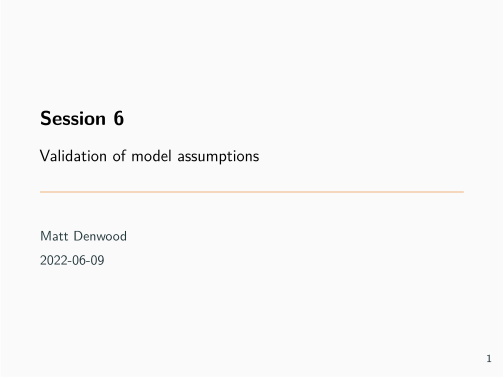

Write R code to recreate this figure.
params <-
list(presentation = TRUE)

#' ---
#' title: Session 6
#' subtitle: Validation of model assumptions
#' date: "2022-06-09"
#' author:
#'   - Matt Denwood
#' theme: metropolis
#' aspectratio: 43
#' colortheme: seahorse
#' header-includes: 
#'   - \input{../rsc/preamble}
#' params:
#'   presentation: TRUE
#' output:
#'   beamer_presentation:
#'       pandoc_args: ["-t", "beamer"]
#'       slide_level: 2
#'   html_document: default
#' ---
#' 
## ----rendering, eval=FALSE, include=FALSE-------------------------------------
## # To render this as PDF (beamer) slides run:
## rmarkdown::render('Session_6.Rmd', 'beamer_presentation', params=list(presentation=TRUE))
## # And for html:
## rmarkdown::render('Session_6.Rmd', 'html_document', params=list(presentation=FALSE))

#' 
## ----setup, include=FALSE-----------------------------------------------------
source("../rsc/setup.R", local = environment())

#' 
#' 
#' ## Key model assumptions
#' 
#' NOTE: THIS MATERIAL IS NOT YET FINALISED, PLEASE CHECK BACK SOON!
#' 
#' 
#' The following model assumptions are critical:
#' 
#' - Consistent sensitivity and specificity across populations
#' 
#' ---
#' 
#' - Populations are not based on a diagnostic test that is correlated with those used in the model
#' 
#' ---
#' 
#' - Any missing data is missing completely at random (MCAR) or missing at random (MAR)
#' 
#' ---
#' 
#' - Any between-test correlation structure is described (for >=3 tests)
#' 
#' 
#' 
#' ## Types of missingness
#' 
#' MCAR:  Missing completely at random
#' 
#'   - There is absolutely no pattern to the missingness
#'   - This is the best kind
#'   
#' . . .
#' 
#' MAR:  Missing at random
#' 
#'   - There is a pattern to the missingness but we know what it is
#'   - This is usually possible to deal with but needs some consideration
#' 
#' . . .
#' 
#' MNAR:  Missing not at random
#' 
#'   - There is an unknown (or unrecorded) pattern to the missingness
#'   - It is therefore possible that the prevalence is confounded with missingness
#'   
#' 
#' ## Missingness and template Hui-Walter
#' 
#' We can simulate MCAR data as follows:
#' 
#' 
## -----------------------------------------------------------------------------
set.seed(2021-06-30)
# Parameter values to simulate:
N <- 1000
sensitivity <- c(0.8, 0.9, 0.95)
specificity <- c(0.95, 0.99, 0.95)

Populations <- 2
prevalence <- c(0.25,0.5)

data <- tibble(Population = sample(seq_len(Populations), N, replace=TRUE)) %>%
  mutate(Status = rbinom(N, 1, prevalence[Population])) %>%
  mutate(Test1 = rbinom(N, 1, sensitivity[1]*Status + (1-specificity[1])*(1-Status))) %>%
  mutate(Test2 = rbinom(N, 1, sensitivity[2]*Status + (1-specificity[2])*(1-Status))) %>%
  mutate(Test3 = rbinom(N, 1, sensitivity[3]*Status + (1-specificity[3])*(1-Status))) %>%
  select(-Status)

#' 
#' - - -
#' 
#' Now introduce missingness in all 3 tests:
#' 
## -----------------------------------------------------------------------------
missingness <- c(0.1, 0.2, 0.3)
data <- data %>%
  mutate(Test1 = case_when(
    rbinom(n(), 1, missingness[1]) == 1L ~ NA_integer_,
    TRUE ~ Test1
  )) %>%
  mutate(Test2 = case_when(
    rbinom(n(), 1, missingness[2]) == 1L ~ NA_integer_,
    TRUE ~ Test2
  )) %>%
  mutate(Test3 = case_when(
    rbinom(n(), 1, missingness[3]) == 1L ~ NA_integer_,
    TRUE ~ Test3
  ))

#' 
#' - - -
#' 
## -----------------------------------------------------------------------------
data %>% count(Missing1 = is.na(Test1), Missing2 = is.na(Test2), Missing3 = is.na(Test3))

#' 
#' - - -
#' 
#' We can simply feed this data to `template_huiwalter`:
#' 
## -----------------------------------------------------------------------------
template_huiwalter(data, outfile="huiwalter_MAR.txt")

#' 
#' What does that look like...?
#' 
#' - - -
#' 
## ----echo=FALSE, comment=''---------------------------------------------------
cleanup <- c(cleanup, "huiwalter_MAR.txt")
cat(readLines("huiwalter_MAR.txt")[3:12], sep="\n")

#' 
#' - - -
#' 
## ----echo=FALSE, comment=''---------------------------------------------------
cleanup <- c(cleanup, "huiwalter_MAR.txt")
cat(readLines("huiwalter_MAR.txt")[22:38], sep="\n")

#' 
#' - - -
#' 
## ----echo=FALSE, comment=''---------------------------------------------------
cleanup <- c(cleanup, "huiwalter_MAR.txt")
cat(readLines("huiwalter_MAR.txt")[39:57], sep="\n")

#' 
#' - - -
#' 
## ----echo=FALSE, comment=''---------------------------------------------------
cleanup <- c(cleanup, "huiwalter_MAR.txt")
cat(readLines("huiwalter_MAR.txt")[58:66], sep="\n")

#' 
#' . . .
#' 
#' NB:  `MMM` combinations have been removed!
#' 
#' - - -
#' 
## ----echo=FALSE, comment=''---------------------------------------------------
cleanup <- c(cleanup, "huiwalter_MAR.txt")
cat(readLines("huiwalter_MAR.txt")[69:113], sep="\n")

#' 
#' - - -
#' 
## ----echo=FALSE, comment=''---------------------------------------------------
cleanup <- c(cleanup, "huiwalter_MAR.txt")
cat(readLines("huiwalter_MAR.txt")[190:207], sep="\n")

#' 
#' 
#' ## How to form populations
#' 
#' Clearly valid strategies:
#' 
#' - Temporal and/or spatial separation (e.g. farms)
#' 
#' - Experimental separation (different blocks of a trial)
#' 
#' - Separation based on testing other individuals within the same cohort (e.g. historical data)
#' 
#' ...
#' 
#' Clearly invalid strategies:
#' 
#' - Grouping based on the results of a diagnostic test being evaluated in the same individuals
#' 
#' ...
#' 
#' Potentially OK but sometimes risky strategies:
#' 
#' - Grouping by age, breed or sex (is sensitivity/specificity consistent?)
#' 
#' - Grouping based on the results of a diagnostic test not under consideration in the same individuals (is it correlated with one of the tests being evaluated?)
#' 
#' 
#' ## Consistent sensitivity and specificity
#' 
#' Strategies to verify this:
#' 
#' - Eliminate one test at a time and re-run the model (if >=3 tests)
#' 
#' - Eliminate one population at a time and re-run the model (if >=3 populations, or >=2 populations with strong priors)
#' 
#' - Allow sensitivity or specificity to differ between populations (requires a lot of data) - see session 7
#' 
#' 
#' ## Making your data missing
#' 
#' If we have >2 populations *and* >2 tests then we can eliminate one combination at a time!
#' 
#'   - This is a very useful form of cross-validation
#' 
#' - - -
#' 
#' Estimating the full model:
#' 
## ----results='hide'-----------------------------------------------------------
template_huiwalter(data, "model_full.txt")
results_full <- run.jags("model_full.txt")

# Check convergence etc:
# plot(results_full)
# results_full

summary_full <- summary(results_full, vars="^s") %>%
  as.data.frame() %>%
  rownames_to_column("Parameter") %>%
  mutate(Model = "Full") %>%
  select(Model, Parameter, Median, Lower95, Upper95)

#' 
#' - - -
#' 
#' How can we make a specific population missing?
#' 
## ----results='hide'-----------------------------------------------------------
crossval_data <- data %>%
  filter(Population != 1)

template_huiwalter(crossval_data, "model_mp1.txt")
results_crossval <- run.jags("model_mp1.txt")
summary_crossval <- summary(results_crossval, vars="^s") %>%
  as.data.frame() %>%
  rownames_to_column("Parameter") %>%
  mutate(Model = "MP1") %>%
  select(Model, Parameter, Median, Lower95, Upper95) %>%
  bind_rows(summary_full) %>%
  arrange(Parameter, Model)

#' 
#' - - -
#' 
## -----------------------------------------------------------------------------
summary_crossval

#' 
#' - - -
#' 
#' How many combinations of test missingness and population do we have?
#' 
## -----------------------------------------------------------------------------
all_combinations <- data %>%
  pivot_longer(-Population, names_to = "Test", values_to = "Result") %>%
  filter(!is.na(Result)) %>%
  count(Population, Test) %>%
  print()

#' 
#' - - -
#' 
#' How can we make a specific combination of test and population missing?
#' 
## ----results='hide'-----------------------------------------------------------
all_results <- vector('list', length=nrow(all_combinations))
all_summary <- vector('list', length=nrow(all_combinations))

crossval_data <- data %>%
  mutate(Test1 = case_when(
    Population == 1 ~ NA_integer_,
    TRUE ~ Test1
  ))

template_huiwalter(crossval_data, "model_mc11.txt")
all_results[[1]] <- run.jags("model_mc11.txt")
# Assess convergence and sample size!
all_summary[[1]] <- summary(all_results[[1]], vars="^s") %>%
  as.data.frame() %>%
  rownames_to_column("Parameter") %>%
  mutate(Model = "MC11") %>%
  select(Model, Parameter, Median, Lower95, Upper95)

#' 
#' 
#' - - -
#' 
## ----results='hide'-----------------------------------------------------------
crossval_data <- data %>%
  mutate(Test2 = case_when(
    Population == 1 ~ NA_integer_,
    TRUE ~ Test2
  ))

template_huiwalter(crossval_data, "model_mc12.txt")
all_results[[2]] <- run.jags("model_mc12.txt")
# Assess convergence and sample size!
all_summary[[2]] <- summary(all_results[[2]], vars="^s") %>%
  as.data.frame() %>%
  rownames_to_column("Parameter") %>%
  mutate(Model = "MC12") %>%
  select(Model, Parameter, Median, Lower95, Upper95)

#' 
#' 
## ----echo=FALSE---------------------------------------------------------------
cleanup <- c(cleanup, "model_mc11.txt", "model_mc12.txt", "model_full.txt", "model_mp1.txt")

#' 
#' . . .
#' 
#' etc...!
#' 
#' - - -
#' 
#' Are there any substantial disagreements:
#' 
## -----------------------------------------------------------------------------
bind_rows(list(summary_full, all_summary)) %>% arrange(Parameter, Model)

#' 
#' # Practical session 6
#' 
#' ## Exercise 1 {.fragile}
#' 
#' For this exercise you will need the 3-test, 3-population dataset provided as "anthrax.Rdata" under day 3. Here is what the data look like:
#' 
## ----echo=FALSE---------------------------------------------------------------
set.seed(2021-06-30)

prevalence <- c(0.1, 0.15, 0.3)
capsid <- 0.75
sensitivity_ab <- c(0.99, 0.95, 0.8)
sensitivity_c <- c(0.8, 0.75, 0.8)
specificity <- c(0.99, 0.99, 0.96)
N <- 666
pops <- c(0.2, 0.3, 0.5)

anthrax <- tibble(
  Population = factor(sample(str_c("Population_", LETTERS[1:3]), N, TRUE, pops)),
  Status = rbinom(N, 1, prevalence[as.numeric(Population)]),
  Capsid = rbinom(N, 1, Status*capsid)
) %>%
  mutate( Sensitivity1 = case_when(
    Population == "Population_C" ~ sensitivity_c[1],
    TRUE ~ sensitivity_ab[1]
  )) %>%
  mutate( Sensitivity2 = case_when(
    Population == "Population_C" ~ sensitivity_c[2],
    TRUE ~ sensitivity_ab[2]
  )) %>%
  mutate( Sensitivity3 = case_when(
    Population == "Population_C" ~ sensitivity_c[3],
    TRUE ~ sensitivity_ab[3]
  )) %>%
  mutate(
    PMB = rbinom(N, 1, Capsid*Sensitivity1 + (1-Capsid)*(1-specificity[1])),
    AzureB = rbinom(N, 1, Capsid*Sensitivity2 + (1-Capsid)*(1-specificity[2])),
    qPCR = rbinom(N, 1, Status*Sensitivity3 + (1-Status)*(1-specificity[3]))
  ) %>%
  select(-Status, -Capsid, -Sensitivity1, -Sensitivity2, -Sensitivity3) %>%
  mutate_if(is.numeric, factor, levels=0:1, labels=c("Negative", "Positive")) %>%
  arrange(Population)

save(anthrax, file="anthrax.Rdata")

summary(anthrax)

#' 
#' We have the result of 3 anthrax tests on cattle carcasses from 3 populations:
#' 
#'   - PMB (polychrome methylene blue) is a stain used to help detect the capsule of anthrax bacteria on blood smears
#'   - AzureB is a similar stain that is easier to perform in low resource settings
#'   - qPCR is a test for DNA of the anthrax bacteria
#'   
#' All populations consistent of carcasses reported as sudden death events in extensively farmed cattle in 3 different populated areas surrounding the Serengeti national park. The samples from populations A and B consisted of blood smears taken directly from the carcasses, while the samples for population C consisted of blood smears made from blood swabs taken from the carcasses. qPCR resutls were obtain from fragments of blood scraped from the blood smears.
#' 
#' Analyse the data using minimally informative priors for all parameters.  Try to identify any potential pairwise correlations between the tests:
#' 
#'   - Based on biological reasoning
#'   - Based on empirical evidence
#' 
#' Exclude one population at a time and re-analyse the data.  What do you notice about your assumption of constant sensitivity and specificity across populations?
#' 
#' 
#' ### Solution 1 {.fragile}
#' 
#' We can fit this model with no covariance terms relatively easily.  Note that the `template_huiwalter` function is quite happy with factors, so there is no need to convert anything to numbers - the function assumes that the reference level of the factor is the negative test:
#' 
## -----------------------------------------------------------------------------
template_huiwalter(anthrax, "anthrax_model_nocov.txt", covariance=FALSE)
results_nocov <- run.jags("anthrax_model_nocov.txt")
results_nocov

#' 
#' Fitting the model with all covariance terms is possible but we get low effective sample sizes:
#' 
## -----------------------------------------------------------------------------
template_huiwalter(anthrax, "anthrax_model_allcov.txt", covariance=TRUE)
results_allcov <- run.jags("anthrax_model_allcov.txt")
results_allcov

#' 
#' In order to interpret these results properly we would need to first get more samples e.g.:
#' 
## -----------------------------------------------------------------------------
results_allcov <- extend.jags(results_allcov, sample=90000, method="parallel")
results_allcov

#' 
#' Now we can see that there is some evidence for positive correlation between tests 1 and 2.  This makes biological sense because both are detecting the presence of a specific part of the bacterium (the capsid).  The estimates for correlation with test 3 are much closer to zero, except perhaps for the negative covariance in sensitivity between tests 2 and 3.
#' 
#' In this case we probably would want to run the model with only correlation between tests 1 and 2 active.  This is what that model would look like:
#' 
## ----echo=FALSE, comment=''---------------------------------------------------
nocovmod <- paste(readLines("anthrax_model_nocov.txt"), collapse="\n")
nocovmod <- gsub('# "covse12" <- 0', '"covse12" <- 0', nocovmod)
nocovmod <- gsub('# "covsp12" <- 0', '"covsp12" <- 0', nocovmod)
nocovmod <- gsub('# covse12 ~ ', 'covse12 ~ ', nocovmod)
nocovmod <- gsub('covse12 <- ', '# covse12 <- ', nocovmod)
nocovmod <- gsub('# covsp12 ~ ', 'covsp12 ~ ', nocovmod)
nocovmod <- gsub('covsp12 <- ', '# covsp12 <- ', nocovmod)
cat(nocovmod, file="anthrax_model_cov12.txt")
cleanup <- c(cleanup, "anthrax_model_cov12.txt")
cat(nocovmod)

#' 
#' And here are the results (with 50000 iterations to be sure the effective sample size will be high enough):
#' 
## -----------------------------------------------------------------------------
results <- run.jags("anthrax_model_cov12.txt", sample=50000)
results

#' 
#' Excluding one population at a time just involves doing something like the following:
#' 
## ----results='hide'-----------------------------------------------------------
anthrax_noC <- anthrax %>% filter(Population != "Population_C")
template_huiwalter(anthrax_noC, "anthrax_model_noC.txt", covariance=FALSE)

#' 
#' Then we need to go in and manually activate the covariance terms between tests 1 and 2.  Alternatively, if you want to use your programming skills then you could do something like the following:
#' 
## -----------------------------------------------------------------------------
string <- paste(readLines("anthrax_model_noC.txt"), collapse="\n")
string <- gsub('# "covse12" <- 0', '"covse12" <- 0', string)
string <- gsub('# "covsp12" <- 0', '"covsp12" <- 0', string)
string <- gsub('# covse12 ~ ', 'covse12 ~ ', string)
string <- gsub('covse12 <- ', '# covse12 <- ', string)
string <- gsub('# covsp12 ~ ', 'covsp12 ~ ', string)
string <- gsub('covsp12 <- ', '# covsp12 <- ', string)
cat(string, file="anthrax_model_noC.txt")

#' 
#' It would be nice if there was more granularity in the covariance argument for `template_huiwalter` ... and also in the se_priors and sp_priors arguments while I am at it!  I will try to do this at the same time as modifying the covariance terms so that they are easier to interpret, so watch for updates to runjags at some point (probably not very) soon.
#' 
#' We can run this model as before:
#' 
## -----------------------------------------------------------------------------
results_noC <- run.jags("anthrax_model_noC.txt", sample=50000)
results_noC

#' 
#' And compare to the results with all 3 populations:
#' 
## -----------------------------------------------------------------------------
all_mcmc <- combine.mcmc(results, vars="^s", return.samples = 10000)
noc_mcmc <- combine.mcmc(results_noC, vars="^s", return.samples = 10000)

bind_rows(
  as.data.frame(all_mcmc) %>% mutate(Model = "AllPopulations"),
  as.data.frame(noc_mcmc) %>% mutate(Model = "NoPopulationC")
) %>%
  pivot_longer(-Model, names_to = "Parameter", values_to = "Estimate") %>%
  ggplot() +
  aes(x = Estimate, col = Model) +
  geom_density() +
  facet_wrap( ~ Parameter, scales="free")

#' 
#' Removing the population C has affected the estimated sensitivity of the two capsid tests (compared to the impact of removing either population A or B, which I have not shown here!).  Perhaps making blood smears directly from the carcasses recovers more intact capsids than making the smears from blood swabs?
#' 
#' 
## ----echo=FALSE---------------------------------------------------------------
cleanup <- c(cleanup, "anthrax_model_allcov.txt", "anthrax_model_nocov.txt", "anthrax_model_noC.txt")

#' 
#' 
#' `r exercise_end()`
#' 
#' 
#' ## Summary {.fragile}
#' 
#' - Validation of model assumptions is essential but tricky
#' 
#' - Where we have 2 tests and 2 populations it is difficult to do anything other than biological justification
#' 
#' - Dropping one population/test at a time is a useful form of cross-validation if we have enough data
#' 
#' - Some further reading:  Toft et al, STARD BLCM guidelines, covid paper for varying se across populations
#' 
## ----include=FALSE------------------------------------------------------------
unlink(cleanup)
